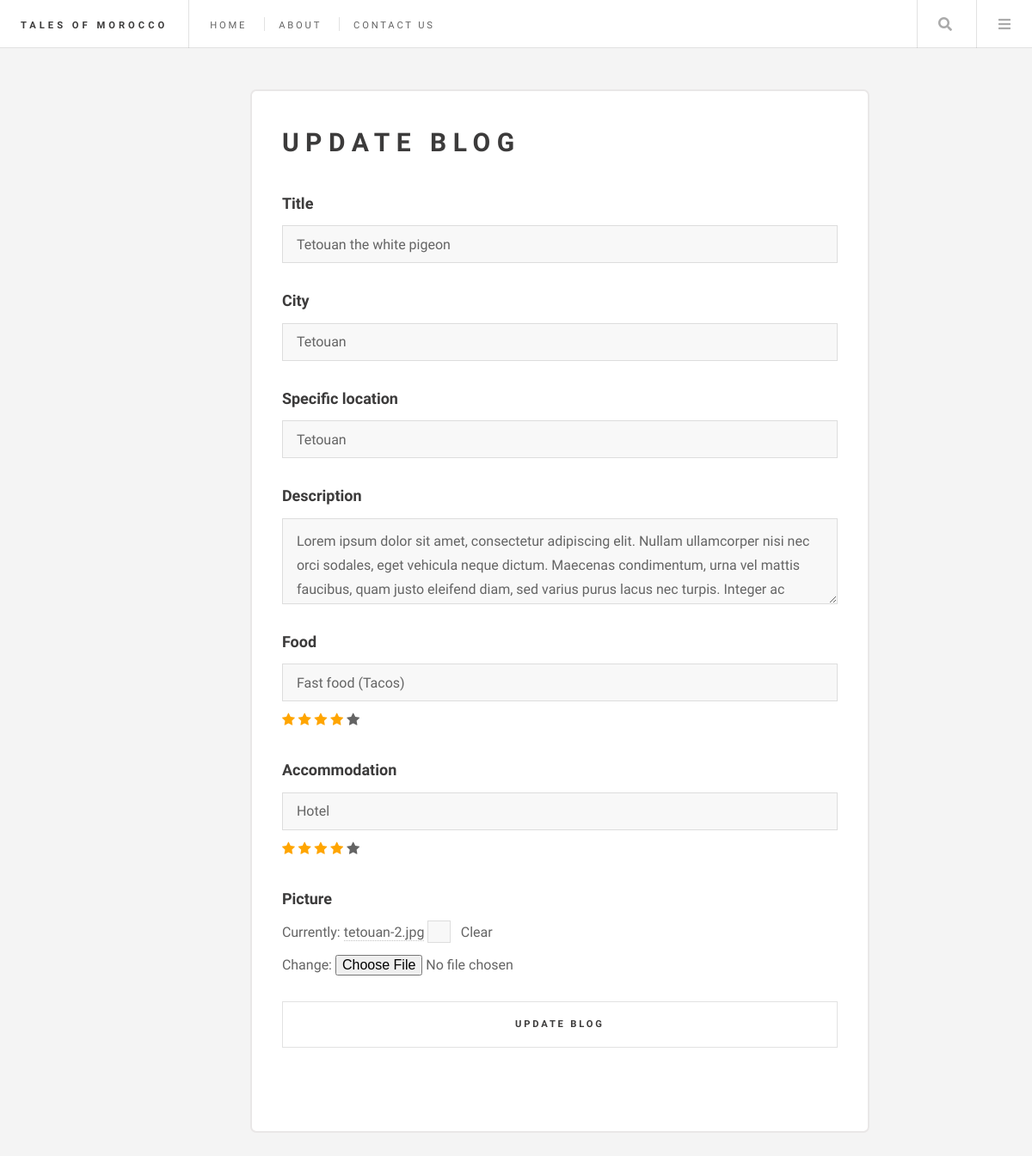
/update-blog/15/ (signed in), run on an earlier commit of the app's database.
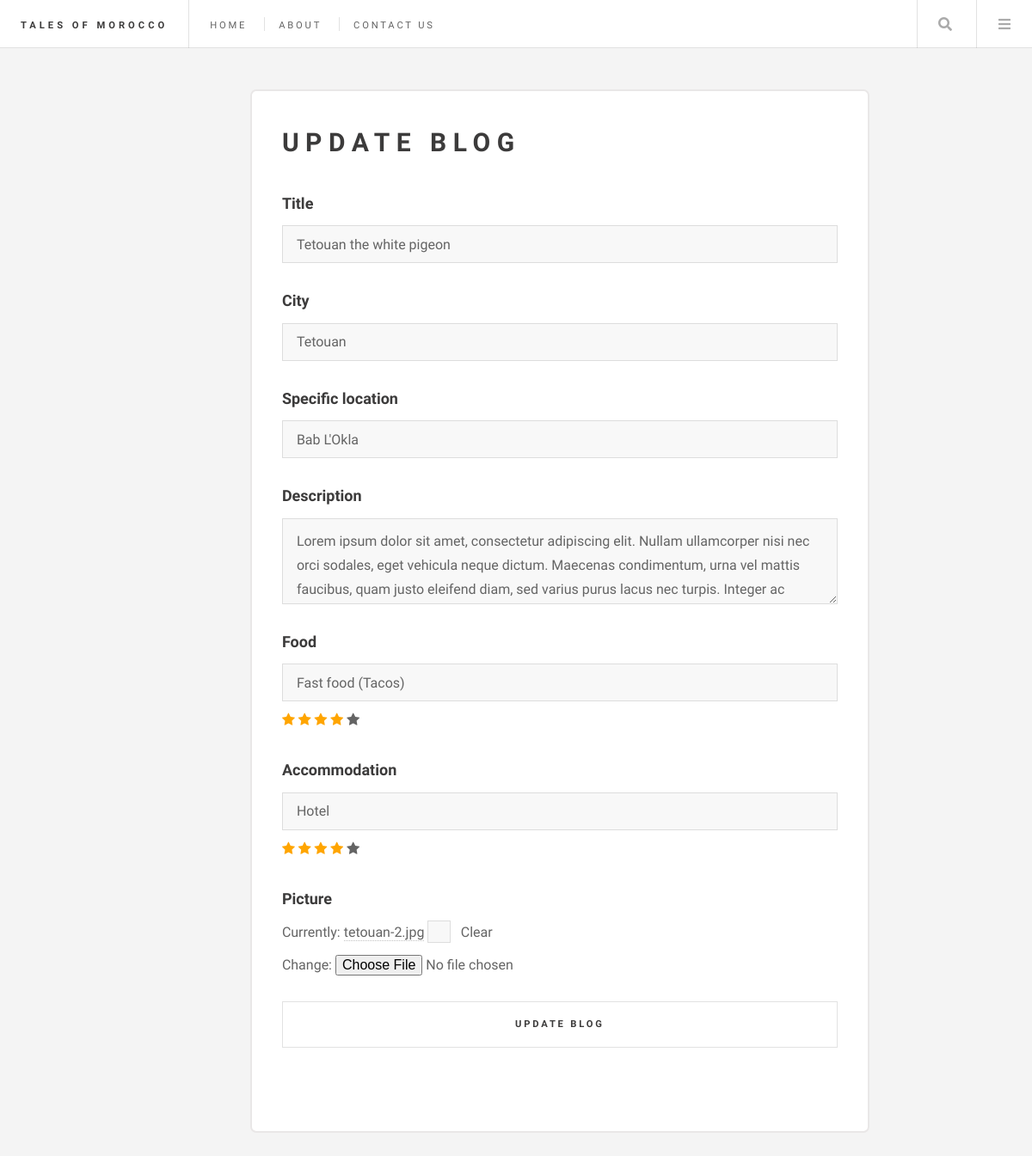
And on a later commit of the database.
### base/models.py (models this page shows, shortened)
class BlogPost(models.Model):
    author = models.ForeignKey(User, on_delete=models.CASCADE, null=True)
    title = models.CharField(max_length=200)
    city = models.ForeignKey(City, on_delete=models.SET_NULL, null=True)
    specific_location = models.CharField(max_length=200, null=True, blank=True)
    description = models.TextField(null=False, blank=False)
    food = models.CharField(max_length=200, blank=True)
    food_rating = models.IntegerField(null=True, blank=True,
                                      validators=[MinValueValidator(1),
                                                  MaxValueValidator(5)])
    accommodation = models.CharField(max_length=200, blank=True)
    accommodation_rating = models.IntegerField(null=True, blank=True,
                                               validators=[MinValueValidator(1),
                                                           MaxValueValidator(5)])
    picture = models.ImageField(null=True, blank=True)
    likes = models.IntegerField(default=0)
    updated = models.DateTimeField(auto_now=True)
    created = models.DateTimeField(auto_now_add=True)
    class Meta:
        ordering = ['-created']

class City(models.Model):
    name = models.CharField(max_length=200)

### base/views.py (the view, shortened to what this page needs)
# urls.py: path('update-blog/<str:pk>/', views.updateBlog, name='update-blog'),
@login_required(login_url='login')
def updateBlog(request, pk):
    post = get_object_or_404(BlogPost, id=int(pk))
    cities = City.objects.all()
    if request.user != post.author:
        return HttpResponse('Unauthorized')
    form = CreateBlogForm(instance=post)
    context = {
        'title': 'Update Blog',
        'form': form,
        'post': post,
        'cities': cities
    }
    return render(request, 'create-blog.html', context)

### base/forms.py
class CreateBlogForm(ModelForm):
    class Meta:
        model = BlogPost
        fields = [
            'title',
            'city',
            'specific_location',
            'description',
            'food',
            'food_rating',
            'accommodation',
            'accommodation_rating',
            'picture'
        ]

### base/templates/create-blog.html (shortened to what this page needs)
{% extends 'layout.html' %} {% load static %} {% block content %}
<div id="wrapper">
  {% include 'header_menu.html' %}
  <div id="main">
    <div class="create-container">
      <div class="user-form">
        <div class="title">
          <header>
            <h2>{{ title }}</h2>
          </header>
          <form method="POST" id="blog_form" action="" enctype="multipart/form-data">
            <div>
              <div>
                <label>{{ form.title.label }}</label>
                <div class="input-errors">
                  {{ form.title }}
                </div>
              </div>
              <div>
                <label>{{ form.city.label }}</label>
                <div class="input-errors">
                  <input
                    required
                    type="text"
                    value="{% if incorrect_city %}{{ incorrect_city }}{% else %}{{ post.city.name }}{% endif %}"
                    name="city"
                    list="city-list"
                  />
                </div>
              </div>
              <div>
                <label>{{ form.specific_location.label }}</label>
                <div class="input-errors">
                  {{ form.specific_location }}
                </div>
              </div>
              <div>
                <label>{{ form.description.label }}</label>
                <div class="input-errors">
                  {{ form.description }}
                </div>
              </div>
              <div>
                <label>{{ form.food.label }}</label>
                <div class="input-errors">
                  {{ form.food }}
                  <span
                    class="fa fa-star food-stars checked"
                    id="food-1"
                  ></span>
                  <span class="fa fa-star food-stars" id="food-2"></span>
                  <span class="fa fa-star food-stars" id="food-3"></span>
                  <span class="fa fa-star food-stars" id="food-4"></span>
                  <span class="fa fa-star food-stars" id="food-5"></span>
                </div>
              </div>
              <div>
                <label>{{ form.accommodation.label }}</label>
                <div class="input-errors">
                  {{ form.accommodation }}
                  <span
                    class="fa fa-star accommodation-stars checked"
                    id="accommodation-1"
                  ></span>
                  <span
                    class="fa fa-star accommodation-stars"
                    id="accommodation-2"
                  ></span>
                  <span
                    class="fa fa-star accommodation-stars"
                    id="accommodation-3"
                  ></span>
                  <span
                    class="fa fa-star accommodation-stars"
                    id="accommodation-4"
                  ></span>
                  <span
                    class="fa fa-star accommodation-stars"
                    id="accommodation-5"
                  ></span>
                </div>
              </div>
              <div>
                <label>{{ form.picture.label }}</label>
                <div class="input-errors">
                  {{ form.picture }}
                </div>
              </div>
              <button class="button large fit" type="submit">
                {{ title }}
              </button>
            </div>
          </form>
        </div>
      </div>
    </div>
  </div>
</div>
{% endblock %}

What changed in the data, as far as the page shows it:
changed BlogPost "Tetouan the white pigeon": specific_location "Tetouan" → "Bab L'Okla"
